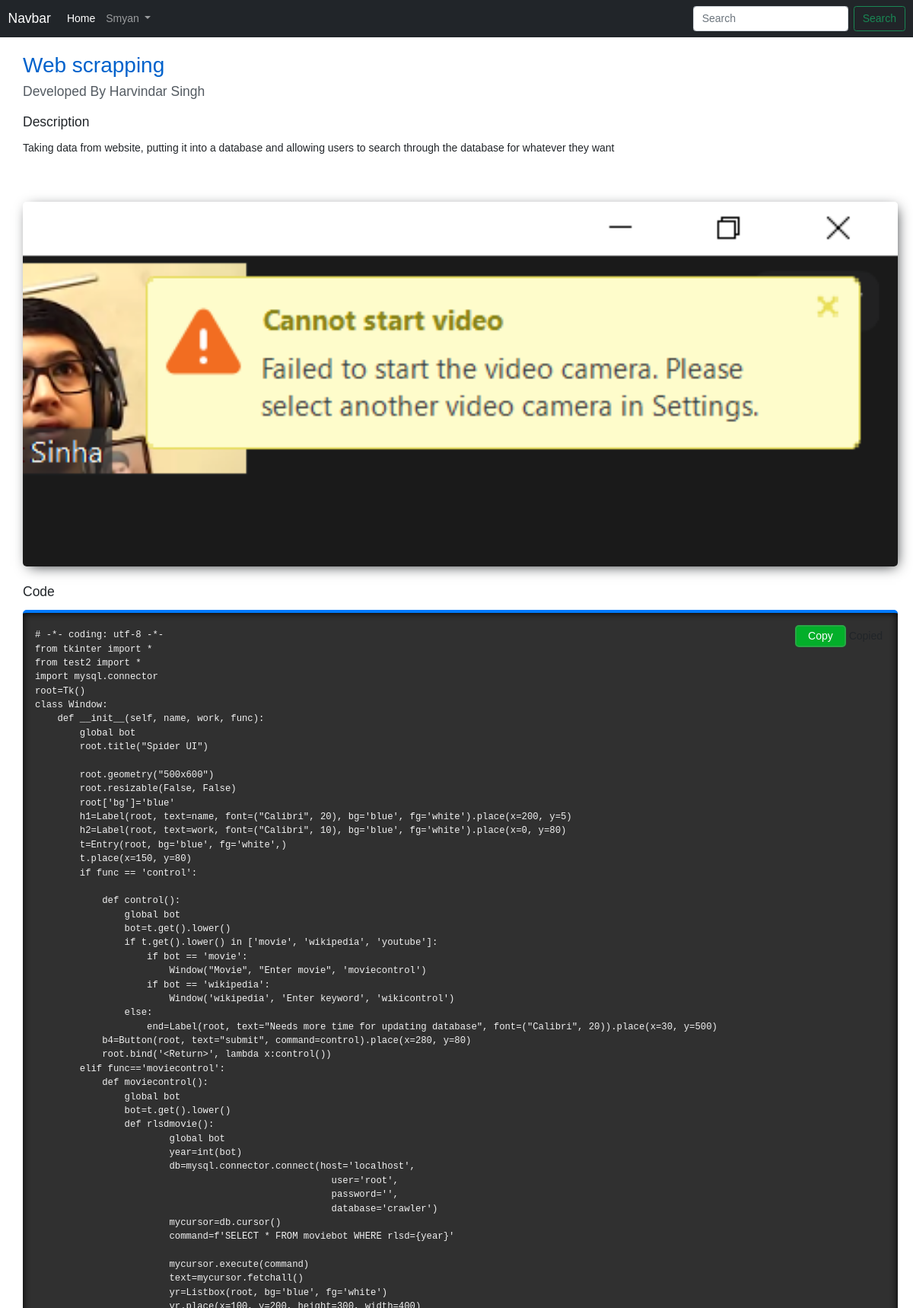
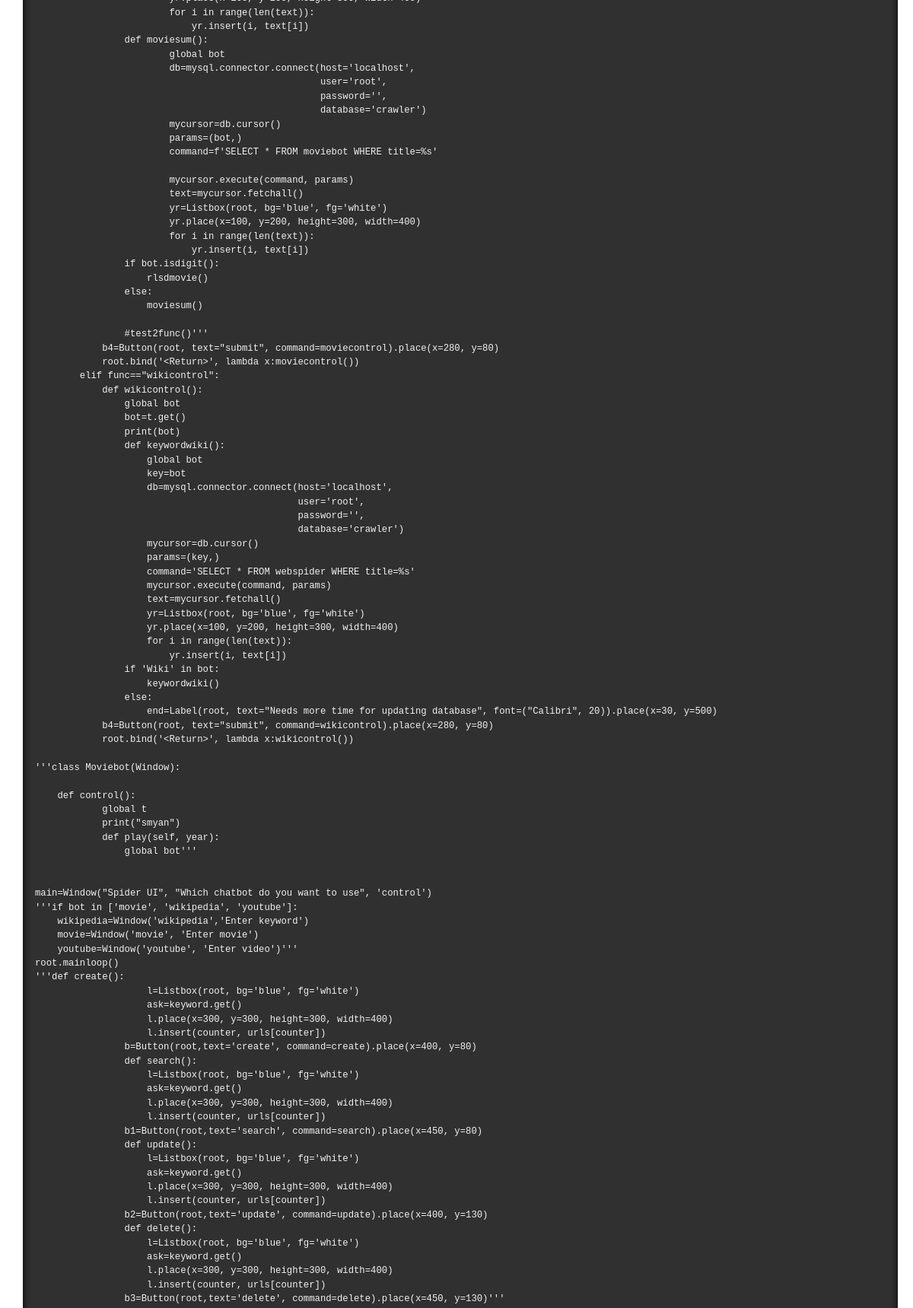
/Viewhomeproject/13/ (signed in, upper part), run on the app's committed database (2 pictures, top to bottom).
### phapp/models.py (models this page shows)
class Project(models.Model):
    email = models.EmailField(max_length=254)
    image = models.ImageField(upload_to='pics')
    name = models.CharField(max_length=50)
    developer_name = models.CharField(max_length=50)
    description = models.TextField()
    code = models.TextField()

### phapp/views.py (the view)
# urls.py: path('Viewhomeproject/<int:pk>/', views.viewhomeproject, name='Viewhomeproject'),
def viewhomeproject(request, pk):
    project=Project.objects.filter(id=pk)[0]
    return render(request, 'Viewhomeproject.html', {'project': project})

### templates/Viewhomeproject.html (shortened to what this page needs)
{% extends 'index.html' %}
{% block css %}
<div class="das-view-projet-containner">
    	<div class="das-view-inner-containner">
	    	<div class="author-info">
	    		<h2>{{project.name}}</h2>
	    		<h5>Developed By {{project.developer_name}}</h5>
	    	</div>
	    	<div class="description">
	    		<h5>Description</h5>
	    		<p>{{project.description}}</p>
	    	</div>
			<img src="{{project.image.url}}">
	    	<div class="code-section">
	    		<h5>Code</h5>
	    		<div class="copybutton">
		    		<div class="popup" onclick="showmessage()">
		    		  <button onclick="copyTextToClipboard()">Copy</button>
					  <span class="popuptext" id="popMessage">Copied</span>
					</div>
	    		</div>
	    		<pre id="projectCode">{{project.code}}</pre>
	    	</div>
    	</div>
    </div>
{% endblock %}

### templates/index.html (shortened to what this page needs)
{% load static %}
<!doctype html>
<html lang="en">
  <head>
    <link href="https://cdn.jsdelivr.net/npm/bootstrap@5.1.1/dist/css/bootstrap.min.css" rel="stylesheet">
    <link href="{%static 'style.css' %}" rel="stylesheet" type="text/css">
  </head>
  <body>
    <nav class="navbar navbar-expand-lg navbar-dark bg-dark">
      <div class="container-fluid">
        <a class="navbar-brand" href="#">Navbar</a>
        <div class="collapse navbar-collapse" id="navbarSupportedContent">
          <ul class="navbar-nav me-auto mb-2 mb-lg-0">
            <li class="nav-item">
              <a class="nav-link active" aria-current="page" href="/">Home</a>
            </li>
            {% if user.is_authenticated %}
            <li class="nav-item dropdown">
              <a class="nav-link dropdown-toggle" href="#" id="navbarDropdown" role="button" data-bs-toggle="dropdown" aria-expanded="false">
                {{user.first_name}}
              </a>
            </li>
            {% endif %}
          </ul>
          <form class="d-flex">
            <input class="form-control me-2" type="search" placeholder="Search" aria-label="Search">
            <button class="btn btn-outline-success" type="submit">Search</button>
          </form>
        </div>
      </div>
    </nav>
    <div class="content-container">
      {% block css %}
      {% endblock %}
    </div>
  </body>
</html>

### static/style.css (style rules this page uses)
.content-container { min-height: 400px; }
*,:after,:before { box-sizing:border-box }
a { color:inherit;text-decoration:none }
:root { --color-dark1: #161616; --color-dark2: #262626; --color-dark3: #393939; --color-white: rgba(255,255,255); --color-white1: rgba(255,255,255,.75); }
html, body { margin: 0; padding: 0; box-sizing: border-box; font-family: 'IBM Plex Sans', Arial, sans-serif; font-size: 14px; }
a { text-decoration: none; }
.das-view-projet-containner { width: 100%; height: 100%; background-color: #fff; }
.das-view-inner-containner { padding: 20px; padding-left: 30px; }
.das-view-inner-containner img { margin-bottom: 23px; margin-top: 15px; border-radius: 5px; width: 100%; box-shadow: 3px 4px 17px -5px #1d2124; }
.das-view-projet-containner .author-info h2 { color: #0062cc; }
.das-view-projet-containner .author-info h5 { color: #545b62; }
.das-view-projet-containner .code-section pre { background: #303030; width: 100%; color: #f1f1f1; padding: 20px 16px; border-radius: 5px; border-top: 4px solid #007bff; -moz-box-shadow: inset 0 0 10px #000; box-shadow: inset 0 0 10px #000; }
.das-view-projet-containner .code-section button { background-color: #03af2a; color: white; border-radius: 5px; font-size: 14px; border: 2px solid #28a745; padding: 2px 15px; }
.copybutton { float: right; padding: 20px; margin-bottom: -70px; margin-top: 0px; }
.das-view-projet-containner .description { margin-top: 19px; margin-bottom: 45px; }
.das-view-projet-containner h5 { margin-bottom: 13px; }

### data on the page
Project: name "Web scrapping", developer_name "Harvindar Singh", description "Taking data from website, putting it into a database and allowing users to search through the database for whatever they want", image (picture), code "# -*- coding: utf-8 -*- from tkinter import * from test2 import * import mysql.connector root=Tk() class Window: def __init__(self, name, work, func): global bot root.title(\"Spider UI\") root.geometry(\"500x600\") root.resizable(False, False) root['bg']='blue' h1=Label(root, text=name, font=(\"Calibri\", 20), bg='blue', fg='white').place(x=200, y=5) h2=Label(root, text=work, font=(\"Calibri\", 10), bg='blue', fg='white').place(x=0, y=80) t=Entry(root, bg='blue', fg='white',) t.place(x=150, y=80) if func == 'control': def control(): global bot bot=t.get().lower() if t.get().lower() in ['movie', 'wikipedia', 'youtube']: if bot == 'movie': Window(\"Movie\", \"Enter movie\", 'moviecontrol') if bot ==…"

### other printed values
{{ user.first_name }} "Smyan"
